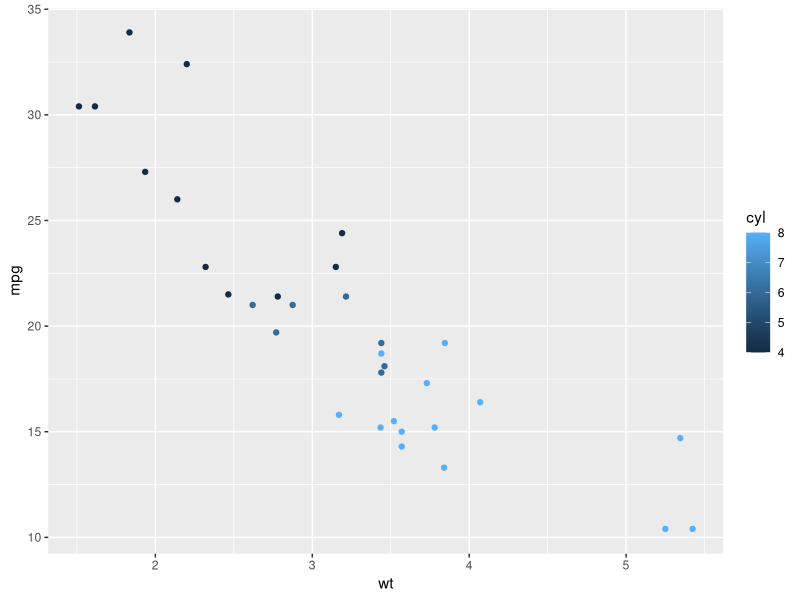
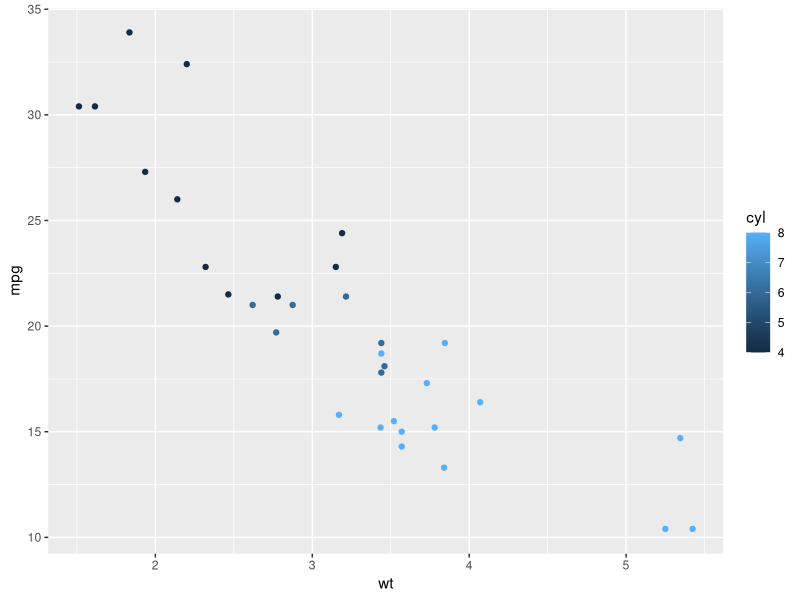
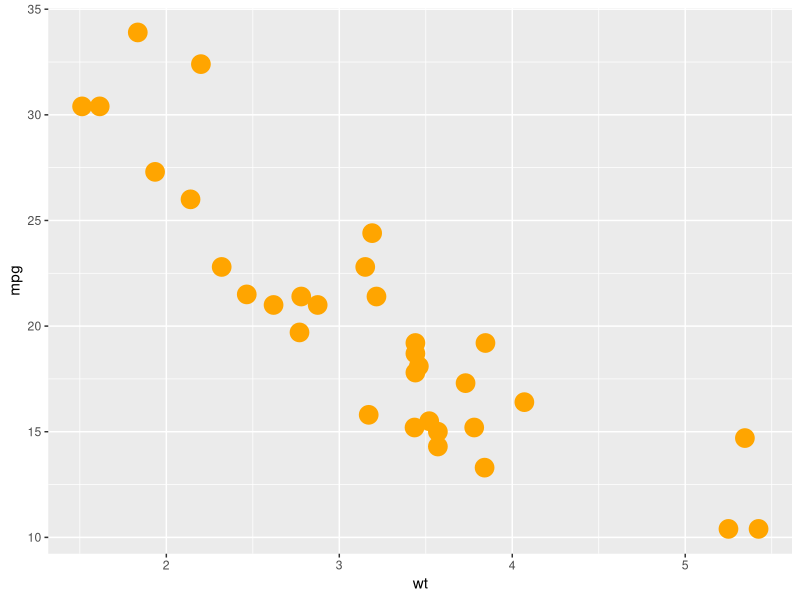
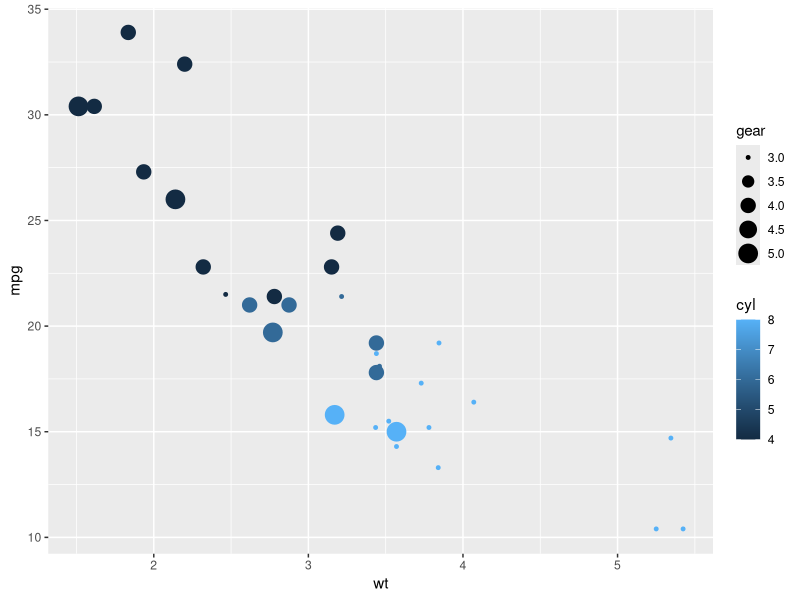
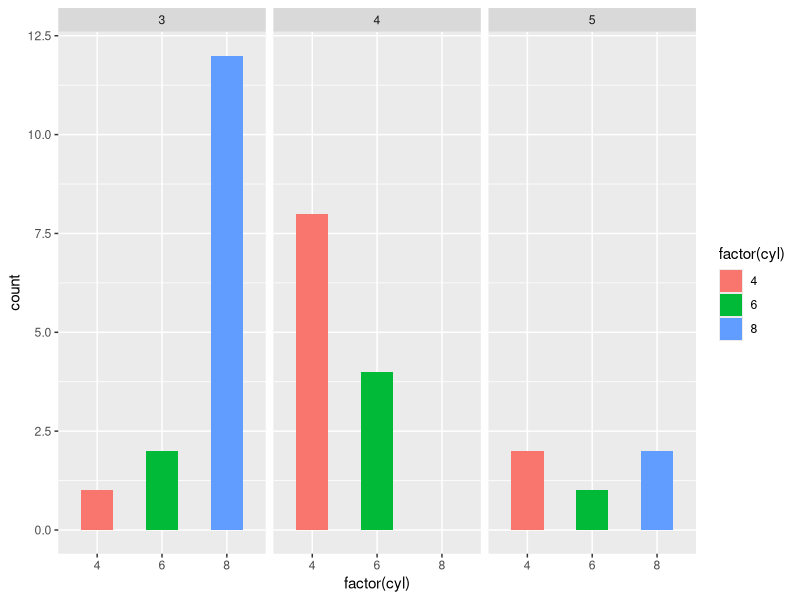
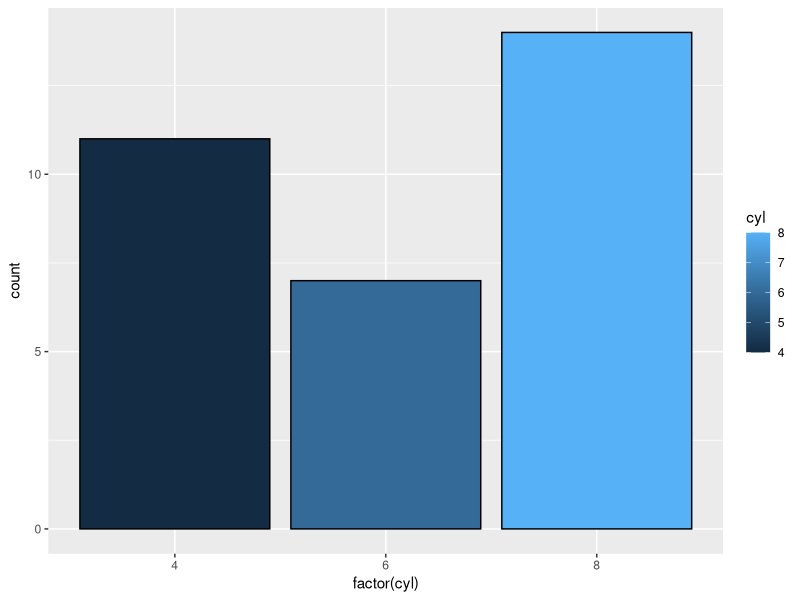
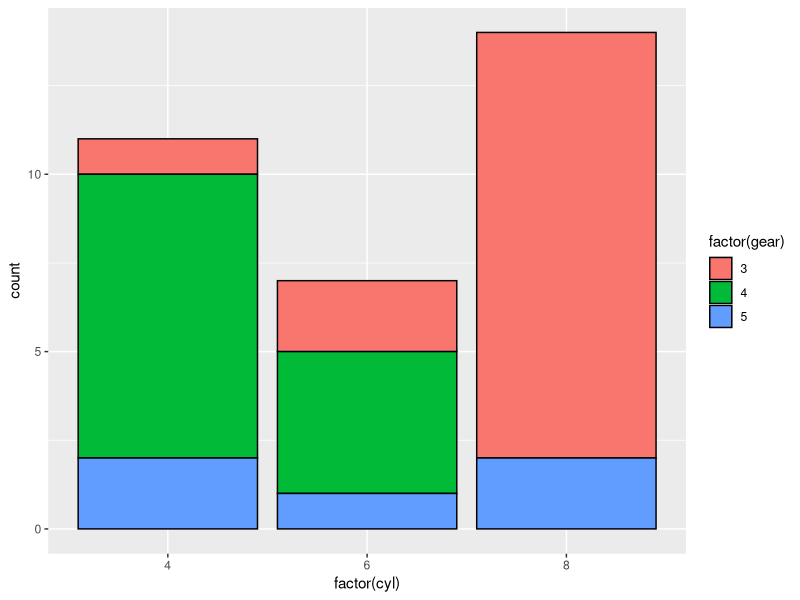
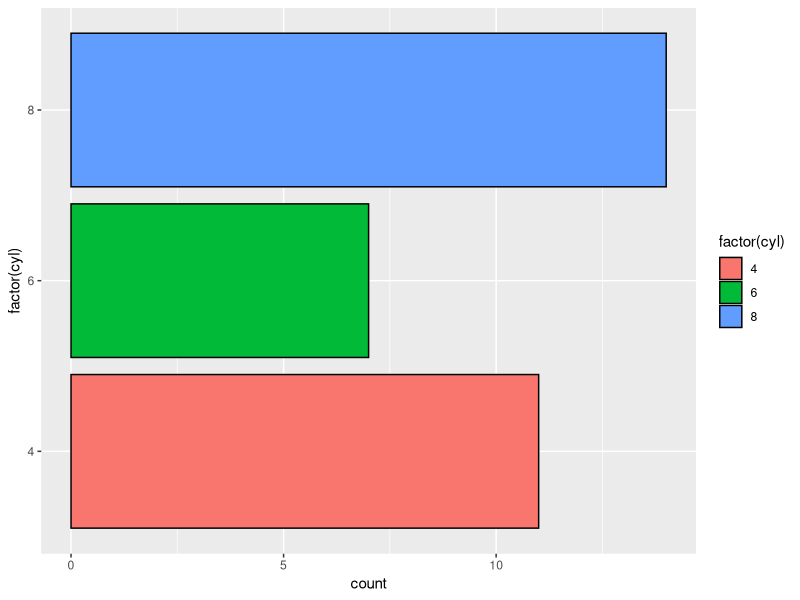

These charts were generated, in order, by the following R code:
# ggplot basic 2 ----

if (!require('ggplot2')) install.packages('ggplot2')
if (!require('dplyr')) install.packages('dplyr')

library(ggplot2) ; library(dplyr)

head(mtcars)

# geom_point ----

# 1
p <- ggplot(mtcars, aes(wt, mpg, colour = cyl))
p <-  p + geom_point()
p

# 2 
mtcars %>% 
  ggplot(aes(wt, mpg, color = cyl)) + 
  geom_point()

# 3 
mtcars %>% 
  ggplot(aes(x = wt, y = mpg)) +
  geom_point(color = 'orange', size = 6)

mtcars %>% 
  ggplot(aes(x = wt, y = mpg)) + 
  geom_point(aes(color = cyl, size = gear))



# geom_bar ----
# facet_grid ----

mtcars %>% 
  ggplot(aes(factor(cyl), fill=factor(cyl))) + 
  geom_bar(width = .5) + 
  facet_grid(.~ gear)

# coord_flip ----
# 좌표계를 회전시키는 함수.
# facet_wrap ----
# 패싯을 나누는 함수.

mtcars %>% 
  ggplot(aes(factor(cyl))) +
  geom_bar(aes(fill = cyl), color = 'black') # color = black 막대 그래프의 테두리를 칠함.

mtcars %>% 
  ggplot(aes(factor(cyl))) + 
  geom_bar(aes(fill = factor(gear)), color = 'black')

mtcars %>% 
  ggplot(aes(factor(cyl)))  + 
  geom_bar(aes(fill=factor(cyl)), color = 'black') + 
  coord_flip()

mtcars %>% 
  ggplot(aes(factor(cyl)))  + 
  geom_bar(aes(fill=factor(cyl)), color = 'black') + 
  facet_wrap(.~gear)


# geom_text ----
# 행의 이름을 출력해준다.

# hjust = 0 으로 지정하면 point의 오른쪽에 text가 위치함.
mtcars %>% 
  ggplot(aes(wt, mpg, label = rownames(mtcars))) + 
  geom_point() + 
  geom_text(aes(x = wt+0.05, color = factor(cyl), size = 5, hjust = 0)) 

# scale_x_date ----
# 축의 범위를 지정하거나 틱의 개수 및 라벨을 지정.
economics %>% 
  ggplot(aes(x = date, y = psavert)) + 
  geom_path() +
  scale_x_date('21 century', limits = c(as.Date('2000-01-01'), max(economics$date)))


# expand_limits ----
# 축의 범위를 확장하는데 사용.

range(mtcars$mpg)
range(mtcars$wt)

mtcars %>% 
  ggplot(aes(x = mpg, y = wt)) + 
  geom_point() + 
  expand_limits(x = 0, y = c(-1, 10))

# xlim, ylim ----

mtcars %>% 
  ggplot(aes(x = mpg, y = wt)) + 
  geom_point(size = 5) + 
  xlim(15, 25) + ylim(2, 4.5)
